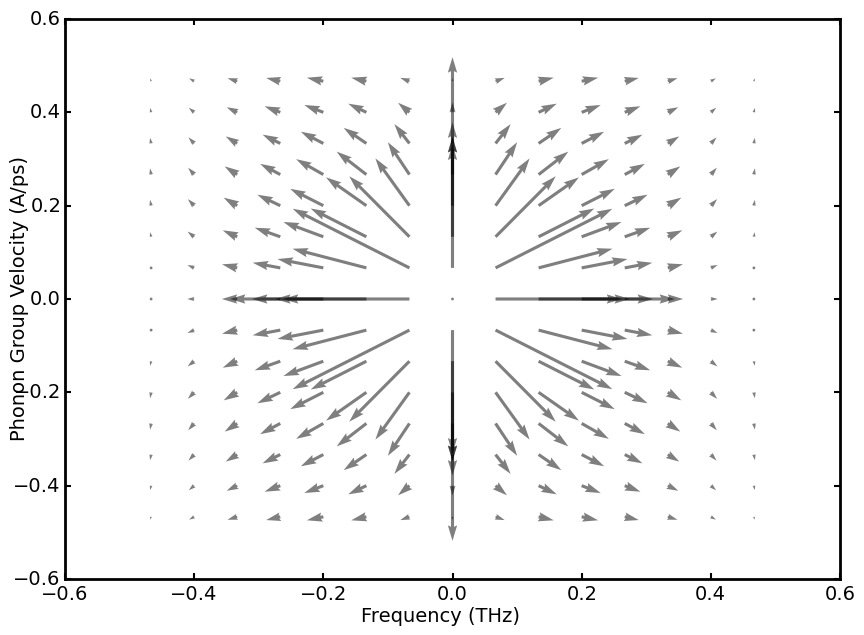

Here is the Python script that generated this plot:
# -*- coding: utf-8 -*-
# @Author: YangZhou
# @Date:   2017-06-16 14:39:58
# @Last Modified by:   YangZhou
# @Last Modified time: 2017-06-19 18:53:51
from aces.tools import *
from aces.graph import fig, setLegend, pl, fit
import numpy as np
text_style = dict(
    horizontalalignment='left',
    verticalalignment='center',
    fontsize=12,
    fontdict={'family': 'serif'})
vs = '2l1,2l2,2l3,2lh,2lr,3l1,3l2,4l1,5l1,6l1,8l1,Silicene'.split(',')
with fig('kgv.png'):
    fi, axes = pl.subplots(1, 1, sharex=True, sharey=True, figsize=(10, 7))
    for i, v in enumerate(vs):
        print v
        ax = axes  # [i // 6, i % 6]
        if v == "2lh":
            v = "2lhex"
        if v == "2lr":
            v = "2lrt3"
        file = v + "/0/secondorder/groupv/mesh.yaml"
        data = parseyaml(file)
        freqs = []
        gvs = []
        qps = []
        for phonon in data['phonon']:
            qp = phonon['q-position']
            gvs0 = []
            for band in phonon['band']:
                frequency = band['frequency']
                gv = np.array(band['group_velocity'])
                freqs.append(frequency)
                gvs0.append(gv)
            qps.append(qp)
            gvs.append(gvs0[0])
        freqs = np.array(freqs)
        gvs = np.array(gvs)
        qps = np.array(qps)
        pl.quiver(qps[:, 0], qps[:, 1], gvs[:, 0], gvs[:, 1], alpha=.5)
        break
        gvs = np.abs(gvs)
        ff = []
        gg = []
        N = 40
        df = 20.0 / N
        for i in range(N):
            fil = (freqs > i * df) * (freqs < (i + 1) * df)
            ff.append(i * df)
            if fil.sum() == 0:
                gg.append(0)
            else:
                gg.append(gvs[fil].mean(axis=0))
        gg = np.array(gg)
        ax.plot(ff, gg[:, 0], color="k", lw=3, label=v + "z")
        ax.plot(ff, gg[:, 1], color="r", ls="--", lw=3, label=v + "a")
        # ax.text(.02,.8,"("+v+")",transform=ax.transAxes,**text_style)
        setLegend(ax, ncol=1, fontsize=10)
        ax.set_yticks([])
        ax.set_xlim([0, 5.9])

    fi.text(0.5, 0.04, 'Frequency (THz)', ha='center')
    fi.text(
        0.07,
        0.5,
        'Phonon Group Velocity (A/ps)',
        va='center',
        rotation='vertical')
    fi.subplots_adjust(
        left=None, bottom=None, right=None, top=None, wspace=0, hspace=0)
